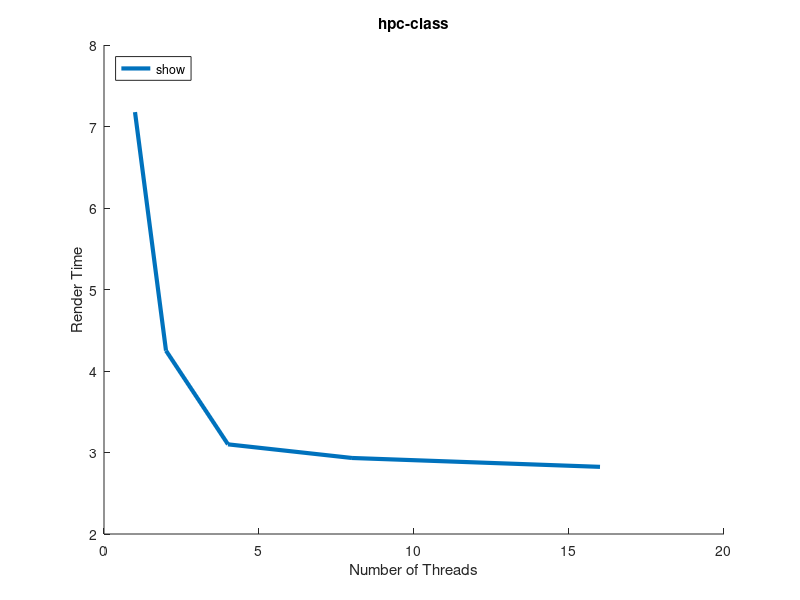

This figure's MATLAB source:
function dynamic1
clear all;
close all;
hold on;

x = [1 2 4 8 16];

t0 = [ 7.176597 4.249530 3.100026 2.932752 2.823958 ];
plot(x, t0, 'LineWidth', 3, 'DisplayName', 'models/ironman.obj 3840x2160');

title('hpc-class');
xlabel('Number of Threads');
ylabel('Render Time');
legend('show', 'Location', 'NorthWest');
